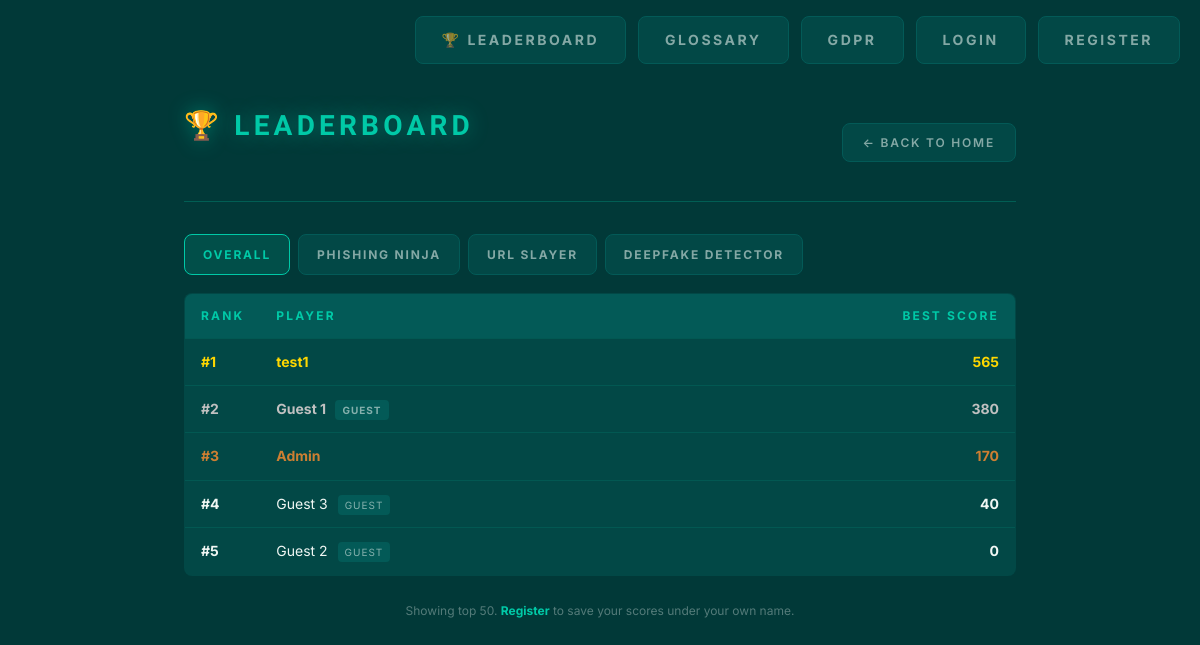
The app's page /leaderboard/, older data.
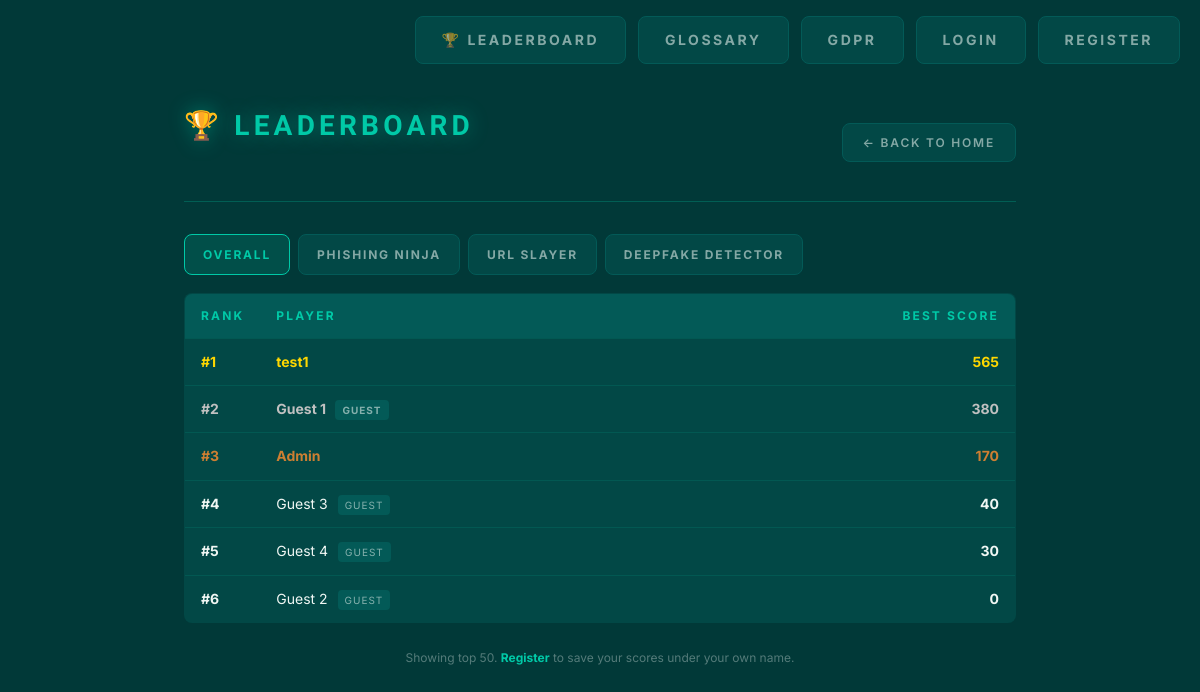
The same page, newer data.
### game/models.py (models this page shows, shortened)
class GuestPlayer(models.Model):
    session_key  = models.CharField(max_length=64, unique=True, db_index=True)
    display_name = models.CharField(max_length=32)
    created_at   = models.DateTimeField(auto_now_add=True)
    class Meta:
        ordering = ['created_at']

### game/views.py (the view)
# urls.py: path('leaderboard/',     views.leaderboard_view,    name='leaderboard'),
def leaderboard_view(request):
    game_filter = request.GET.get('game', 'total')
    rows = []
    if game_filter in ('email', 'url', 'ai'):
        qs = (
            GameSession.objects
            .filter(game=game_filter)
            .values('user__username', 'guest__display_name', 'user_id', 'guest_id')
            .annotate(best=Max('score'))
            .order_by('-best')[:50]
        )
        for r in qs:
            name = r['user__username'] or r['guest__display_name'] or 'Unknown'
            rows.append({
                'name':     name,
                'is_guest': r['guest_id'] is not None,
                'is_you':   request.user.is_authenticated and r['user__username'] == request.user.username,
                'score':    r['best'],
            })
    else:
        agg = {}
        for game_code, _ in GAME_CHOICES:
            for s in (
                GameSession.objects
                .filter(game=game_code)
                .values('user_id', 'guest_id', 'user__username', 'guest__display_name')
                .annotate(best=Max('score'))
            ):
                key = ('u', s['user_id']) if s['user_id'] else ('g', s['guest_id'])
                if key not in agg:
                    agg[key] = {
                        'name':     s['user__username'] or s['guest__display_name'] or 'Unknown',
                        'is_guest': s['guest_id'] is not None,
                        'is_you':   request.user.is_authenticated and s['user__username'] == request.user.username,
                        'score':    0,
                    }
                agg[key]['score'] += s['best'] or 0
        rows = sorted(agg.values(), key=lambda x: -x['score'])[:50]
    return render(request, 'game/leaderboard.html', {
        'rows': rows,
        'game_filter': game_filter,
        'tabs': [
            ('total', 'Overall'),
            ('email', 'Phishing Ninja'),
            ('url',   'URL Slayer'),
            ('ai',    'Deepfake Detector'),
        ],
    })

### game/templates/game/leaderboard.html (shortened to what this page needs)
{% load static %}
<!DOCTYPE html>
<html lang="en">
<head>
    <link rel="stylesheet" href="{% static 'css/style.css' %}">
</head>
<body>
    {% include 'game/navbar.html' %}
    <div class="container leaderboard-container">
        <div class="header">
            <h1>🏆 Leaderboard</h1>
            <a href="{% url 'home' %}" class="back-link">← Back to Home</a>
        </div>
        <div class="leaderboard-tabs">
            {% for code, label in tabs %}
                <a href="?game={{ code }}" class="tab-btn {% if game_filter == code %}active{% endif %}">{{ label }}</a>
            {% endfor %}
        </div>
        {% if rows %}
        <table class="leaderboard-table">
            <thead>
                <tr><th class="rank-cell">Rank</th><th>Player</th><th class="score-cell">Best Score</th></tr>
            </thead>
            <tbody>
                {% for row in rows %}
                <tr class="{% if row.is_you %}is-you{% endif %}">
                    <td class="rank-cell">#{{ forloop.counter }}</td>
                    <td>
                        {{ row.name }}
                        {% if row.is_guest %}<span class="guest-tag">Guest</span>{% endif %}
                    </td>
                    <td class="score-cell">{{ row.score }}</td>
                </tr>
                {% endfor %}
            </tbody>
        </table>
        {% else %}
        <p style="text-align:center; color:var(--text-dim); padding:40px;">
            No scores yet. Be the first to play!
        </p>
        {% endif %}
        <p style="text-align:center; margin-top:24px; font-size:var(--font-xs); color:var(--text-muted);">
            Showing top 50.
            {% if not user.is_authenticated %}
                <strong><a href="{% url 'register' %}">Register</a></strong> to save your scores under your own name.
            {% endif %}
        </p>
    </div>
</body>
</html>

Row changes from the older to the newer data that the page shows:
added GuestPlayer: name "Guest 4", shows "GUEST", score "30"
